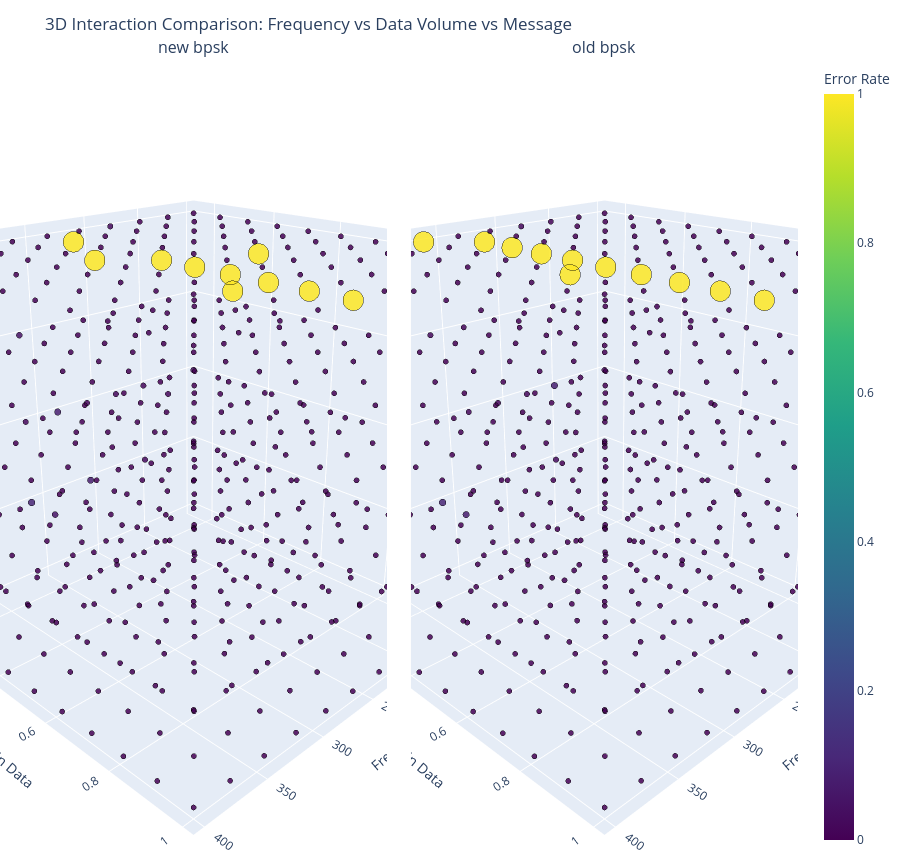

Notebook source saved alongside this figure:
### Markdown cell above
## 3D Interaction: Frequency, Data Volume, and Message (Comparison)
This figure is split into two 3D panels:
- Column A: `csv_path` (actual pipeline output)
- Column B: `no_audio_compression` (best-case reference)
Color and marker size encode `error_rate` (lower is better).

### Code cell
from plot_helpers import plot_3d_interaction_comparison

plot_3d_interaction_comparison(
    df_first,
    df_second,
    label_a=LABEL_FIRST,
    label_b=LABEL_SECOND,
)

### Figure 1 — Plotly figure (JSON) as saved in the notebook; plotly's stock layout.template omitted (floating-point values rounded to 4 significant figures; data arrays with more than 128 entries replaced by an {"elided": "..."} marker saying what was removed)
{"data": [{"customdata": {"elided": "500x3 mixed values"}, "hovertemplate": "Frequency=%{x}<br>Volume Gain Data=%{y:.6f}<br>Message=%{customdata[0]}<br>Error Rate=%{customdata[1]:.4f}<extra></extra>", "marker": {"color": {"elided": "500 float values"}, "coloraxis": "coloraxis", "line": {"color": "black", "width": 0.5}, "opacity": 0.85, "size": {"elided": "500 float values"}}, "mode": "markers", "name": "A", "scene": "scene", "showlegend": false, "type": "scatter3d", "x": {"elided": "500 int values"}, "y": {"elided": "500 float values"}, "z": {"elided": "500 int values"}}, {"customdata": {"elided": "500x3 mixed values"}, "hovertemplate": "Frequency=%{x}<br>Volume Gain Data=%{y:.6f}<br>Message=%{customdata[0]}<br>Error Rate=%{customdata[1]:.4f}<extra></extra>", "marker": {"color": {"elided": "500 float values"}, "coloraxis": "coloraxis", "line": {"color": "black", "width": 0.5}, "opacity": 0.85, "size": {"elided": "500 float values"}}, "mode": "markers", "name": "B", "scene": "scene2", "showlegend": false, "type": "scatter3d", "x": {"elided": "500 int values"}, "y": {"elided": "500 float values"}, "z": {"elided": "500 int values"}}], "layout": {"annotations": [{"font": {"size": 16}, "showarrow": false, "text": "new bpsk", "x": 0.2425, "xanchor": "center", "xref": "paper", "y": 1, "yanchor": "bottom", "yref": "paper"}, {"font": {"size": 16}, "showarrow": false, "text": "old bpsk", "x": 0.7575, "xanchor": "center", "xref": "paper", "y": 1, "yanchor": "bottom", "yref": "paper"}], "coloraxis": {"cmax": 1, "cmin": 0, "colorbar": {"title": {"text": "Error Rate"}}, "colorscale": [[0, "#440154"], [0.1111, "#482878"], [0.2222, "#3e4989"], [0.3333, "#31688e"], [0.4444, "#26828e"], [0.5556, "#1f9e89"], [0.6667, "#35b779"], [0.7778, "#6ece58"], [0.8889, "#b5de2b"], [1, "#fde725"]]}, "height": 850, "margin": {"b": 0, "l": 0, "r": 0, "t": 60}, "scene": {"camera": {"eye": {"x": 1.5, "y": 1.5, "z": 0.9}}, "domain": {"x": [0, 0.485], "y": [0, 1]}, "xaxis": {"title": {"text": "Frequency"}}, "yaxis": {"title": {"text": "Volume Gain Data"}}, "zaxis": {"ticktext": ["Hi!", "Hello world, this is a 1234...", "Special symbols: @#$%^&*+=_...", "Line breaks test: First lin...", "Long message: This is a sig..."], "tickvals": [0, 1, 2, 3, 4], "title": {"text": "Message"}}}, "scene2": {"camera": {"eye": {"x": 1.5, "y": 1.5, "z": 0.9}}, "domain": {"x": [0.515, 1], "y": [0, 1]}, "xaxis": {"title": {"text": "Frequency"}}, "yaxis": {"title": {"text": "Volume Gain Data"}}, "zaxis": {"ticktext": ["Hi!", "Hello world, this is a 1234...", "Special symbols: @#$%^&*+=_...", "Line breaks test: First lin...", "Long message: This is a sig..."], "tickvals": [0, 1, 2, 3, 4], "title": {"text": "Message"}}}, "title": {"text": "3D Interaction Comparison: Frequency vs Data Volume vs Message"}}}
